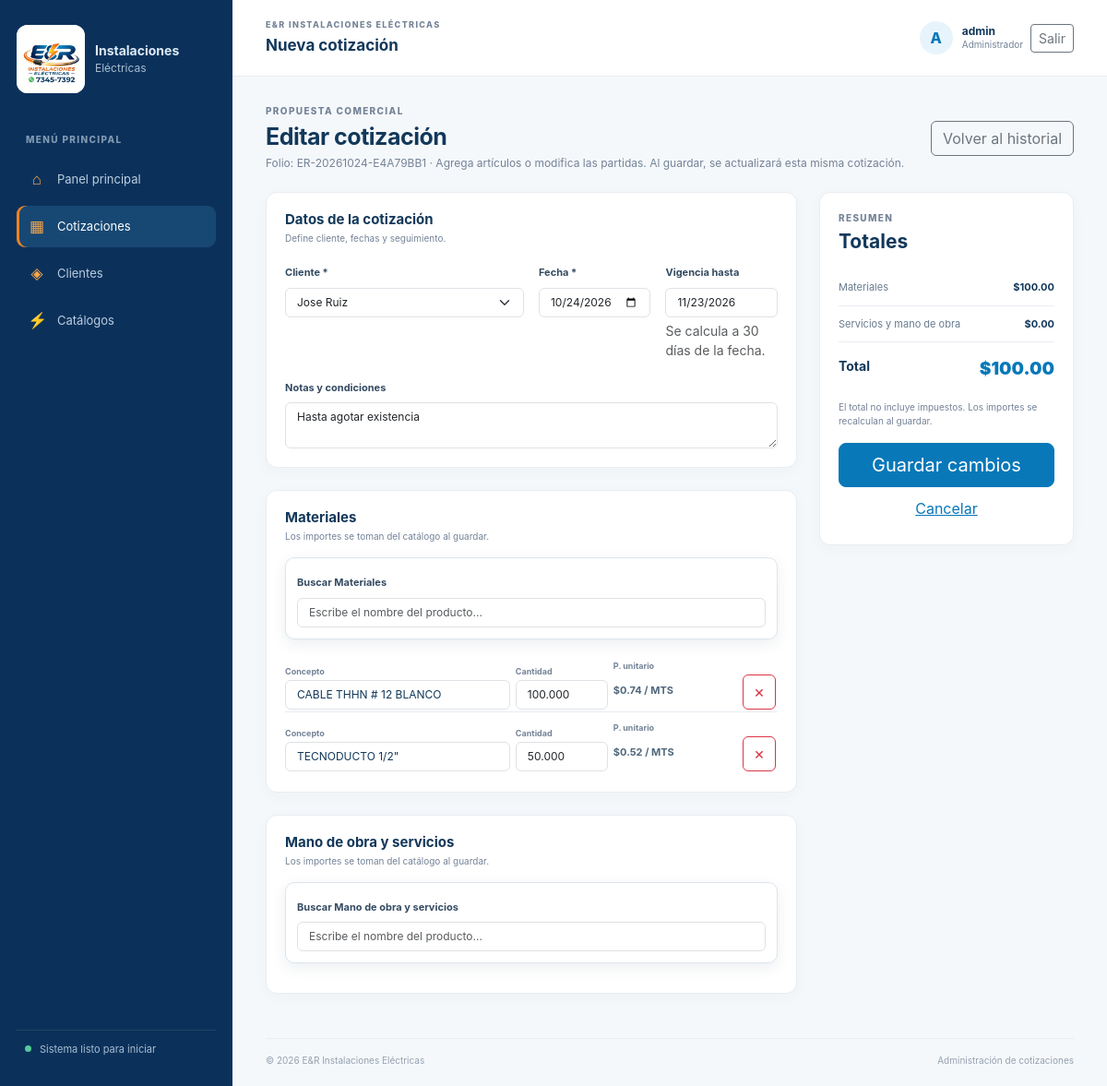
Screenshot of /quote_form.php?id=4 (signed in) with the database file from the repository.
### tables this page shows
CREATE TABLE `cotizaciones` (
  `id` bigint(20) UNSIGNED NOT NULL,
  `folio` varchar(40) NOT NULL,
  `cliente_id` bigint(20) UNSIGNED NOT NULL,
  `usuario_id` bigint(20) UNSIGNED NOT NULL,
  `fecha` date NOT NULL,
  `vigencia_hasta` date DEFAULT NULL,
  `estado` enum('borrador','enviada','aceptada','rechazada','vencida') NOT NULL DEFAULT 'borrador',
  `notas` text DEFAULT NULL,
  `creado_en` timestamp NOT NULL DEFAULT current_timestamp(),
  `actualizado_en` timestamp NOT NULL DEFAULT current_timestamp() ON UPDATE current_timestamp()
);

CREATE TABLE `clientes` (
  `id` bigint(20) UNSIGNED NOT NULL,
  `nombre` varchar(160) NOT NULL,
  `telefono` varchar(30) DEFAULT NULL,
  `correo` varchar(190) DEFAULT NULL,
  `direccion` varchar(500) DEFAULT NULL,
  `notas` text DEFAULT NULL,
  `creado_en` timestamp NOT NULL DEFAULT current_timestamp(),
  `actualizado_en` timestamp NOT NULL DEFAULT current_timestamp() ON UPDATE current_timestamp()
);

CREATE TABLE `cotizacion_materiales` (
  `id` bigint(20) UNSIGNED NOT NULL,
  `cotizacion_id` bigint(20) UNSIGNED NOT NULL,
  `material_id` bigint(20) UNSIGNED DEFAULT NULL,
  `nombre_snapshot` varchar(160) NOT NULL,
  `descripcion_snapshot` text DEFAULT NULL,
  `unidad_snapshot` varchar(40) NOT NULL,
  `cantidad` decimal(12,3) NOT NULL,
  `precio_unitario_snapshot` decimal(12,2) NOT NULL
);

### app/bootstrap.php (called while the page is built, shortened)
<?php
$config = require __DIR__ . '/../config/config.php';
date_default_timezone_set($config['timezone']);
function app_config(): array
{
    global $config;
    return $config;
}
function db(): PDO
{
    static $connection;
    if ($connection instanceof PDO) {
        return $connection;
    }
    $database = app_config()['database'];
    $dsn = sprintf(
        'mysql:host=%s;port=%d;dbname=%s;charset=%s',
        $database['host'],
        $database['port'],
        $database['name'],
        $database['charset']
    );
    $connection = new PDO($dsn, $database['username'], $database['password'], [
        PDO::ATTR_ERRMODE => PDO::ERRMODE_EXCEPTION,
        PDO::ATTR_DEFAULT_FETCH_MODE => PDO::FETCH_ASSOC,
        PDO::ATTR_EMULATE_PREPARES => false,
    ]);
    return $connection;
}
function e(string $value): string
{
    return htmlspecialchars($value, ENT_QUOTES | ENT_SUBSTITUTE, 'UTF-8');
}

### public/quote_form.php (the view, shortened to what this page needs)
<?php
require __DIR__ . '/../app/bootstrap.php';
$quoteId = filter_input(INPUT_GET, 'id', FILTER_VALIDATE_INT) ?: 0;
$quote = [
    'cliente_id' => '',
    'fecha' => date('Y-m-d'),
    'vigencia_hasta' => (new DateTimeImmutable('today'))->modify('+30 days')->format('Y-m-d'),
    'notas' => '',
];
$materialLines = [];
$serviceLines = [];
if ($quoteId > 0 && $_SERVER['REQUEST_METHOD'] !== 'POST') {
    $statement = db()->prepare('SELECT * FROM cotizaciones WHERE id = :id');
    $statement->execute(['id' => $quoteId]);
    $existingQuote = $statement->fetch();
    $quote = $existingQuote;
    $quoteDate = DateTime::createFromFormat('!Y-m-d', (string) $quote['fecha']);
    if ($quoteDate && $quoteDate->format('Y-m-d') === $quote['fecha']) {
        $quote['vigencia_hasta'] = $quoteDate->modify('+30 days')->format('Y-m-d');
    }
    $statement = db()->prepare('SELECT id, material_id AS item_id, nombre_snapshot, unidad_snapshot, cantidad, precio_unitario_snapshot FROM cotizacion_materiales WHERE cotizacion_id = :id ORDER BY id');
    $statement->execute(['id' => $quoteId]);
    $materialLines = $statement->fetchAll();
    $statement = db()->prepare('SELECT id, servicio_id AS item_id, nombre_snapshot, unidad_snapshot, cantidad, precio_unitario_snapshot FROM cotizacion_servicios WHERE cotizacion_id = :id ORDER BY id');
    $statement->execute(['id' => $quoteId]);
    $serviceLines = $statement->fetchAll();
}
$clients = db()->query('SELECT id, nombre FROM clientes ORDER BY nombre')->fetchAll();
$materials = db()->query('SELECT id, nombre, unidad, precio_unitario, activo FROM materiales ORDER BY nombre')->fetchAll();
$services = db()->query('SELECT id, nombre, unidad, precio_unitario, activo FROM servicios ORDER BY nombre')->fetchAll();
require __DIR__ . '/../app/views/header.php';
?>
<div class="page-heading">
    <div><div class="eyebrow">PROPUESTA COMERCIAL</div><h1><?= $quoteId > 0 ? 'Editar cotización' : 'Nueva cotización' ?></h1><p><?= $quoteId > 0 ? 'Folio: ' . e((string) $quote['folio']) . ' · Agrega artículos o modifica las partidas. Al guardar, se actualizará esta misma cotización.' : 'Agrega materiales y mano de obra en un mismo documento.' ?></p></div>
    <a class="btn btn-outline-secondary" href="quotes.php">Volver al historial</a>
</div>
<?php if ($clients === []): ?>
    <div class="alert alert-warning">Primero agrega un cliente para poder crear cotizaciones. <a href="clients.php">Ir a clientes</a></div>
<?php elseif ($materials === [] && $services === []): ?>
    <div class="alert alert-warning">Agrega materiales o servicios a los catálogos antes de crear una cotización. <a href="materials.php">Ir a materiales</a> · <a href="services.php">Ir a servicios</a></div>
<?php else: ?>
    <form method="post" id="quote-form">
        <div class="row g-4">
            <div class="col-12 col-xl-8">
                <section class="form-card mb-4">
                    <div class="card-heading"><div><h2>Datos de la cotización</h2><p>Define cliente, fechas y seguimiento.</p></div></div>
                    <div class="row g-3">
                        <div class="col-12 col-md-6"><label class="form-label" for="cliente_id">Cliente *</label>
                            <select class="form-select" id="cliente_id" name="cliente_id" required><option value="">Selecciona un cliente</option><?php foreach ($clients as $client): ?><option value="<?= (int) $client['id'] ?>" <?= (string) $quote['cliente_id'] === (string) $client['id'] ? 'selected' : '' ?>><?= e($client['nombre']) ?></option><?php endforeach; ?></select>
                        </div>
                        <div class="col-6 col-md-3"><label class="form-label" for="fecha">Fecha *</label><input class="form-control" id="fecha" name="fecha" type="date" required value="<?= e((string) $quote['fecha']) ?>"></div>
                        <div class="col-6 col-md-3"><label class="form-label" for="vigencia_hasta">Vigencia hasta</label><input class="form-control" id="vigencia_hasta" name="vigencia_hasta" type="date" value="<?= e((string) ($quote['vigencia_hasta'] ?? '')) ?>" readonly aria-describedby="vigencia-ayuda"><div id="vigencia-ayuda" class="form-text">Se calcula a 30 días de la fecha.</div></div>
                        <div class="col-12"><label class="form-label" for="notas">Notas y condiciones</label><textarea class="form-control" id="notas" name="notas" rows="2"><?= e((string) $quote['notas']) ?></textarea></div>
                    </div>
                </section>
                <?php foreach ([
                    ['kind' => 'material', 'title' => 'Materiales', 'lines' => $materialLines, 'items' => $materials, 'id_name' => 'material_id[]', 'qty_name' => 'material_qty[]', 'line_name' => 'material_line_id[]'],
                    ['kind' => 'service', 'title' => 'Mano de obra y servicios', 'lines' => $serviceLines, 'items' => $services, 'id_name' => 'service_id[]', 'qty_name' => 'service_qty[]', 'line_name' => 'service_line_id[]'],
                ] as $section): ?>
                    <section class="form-card mb-4 quote-lines" data-line-kind="<?= e($section['kind']) ?>">
                        <div class="card-heading">
                            <div><h2><?= e($section['title']) ?></h2><p>Los importes se toman del catálogo al guardar.</p></div>
                        </div>
                        <div class="line-item-select item-picker">
                            <label class="form-label" for="item-search-<?= e($section['kind']) ?>">Buscar <?= e($section['title']) ?></label>
                            <input id="item-search-<?= e($section['kind']) ?>" class="form-control item-search" type="search" placeholder="Escribe el nombre del producto..." aria-label="Buscar <?= e($section['title']) ?> por nombre" autocomplete="off" role="combobox" aria-autocomplete="list" aria-expanded="false">
                        </div>
                        <div class="line-list">
                            <?php foreach ($section['lines'] as $line): ?>
                                <div class="quote-line">
                                    <div class="line-item-select">
                                        <label class="form-label">Concepto</label>
                                        <div class="form-control line-item-name"><?= e((string) ($line['nombre_snapshot'] ?? '')) ?></div>
                                    </div>
                                    <div class="line-quantity"><label class="form-label">Cantidad</label><input class="form-control line-qty" name="<?= e($section['qty_name']) ?>" type="number" min="0.001" step="0.001" value="<?= e((string) ($line['cantidad'] ?? '1')) ?>"></div>
                                    <div class="line-price"><label class="form-label">P. unitario</label><div class="line-price-value">Se calcula al guardar</div></div>
                                    <div class="line-remove"><label class="form-label d-block">&nbsp;</label><button type="button" class="btn btn-outline-danger remove-line" aria-label="Quitar renglón">×</button></div>
                                </div>
                            <?php endforeach; ?>
                        </div>
                    </section>
                <?php endforeach; ?>
            </div>
            <div class="col-12 col-xl-4">
                <section class="form-card quote-total-card">
                    <div class="eyebrow">RESUMEN</div><h2>Totales</h2>
                    <div class="total-row"><span>Materiales</span><strong id="materials-total">$0.00</strong></div>
                    <div class="total-row"><span>Servicios y mano de obra</span><strong id="services-total">$0.00</strong></div>
                    <div class="total-row grand-total"><span>Total</span><strong id="grand-total">$0.00</strong></div>
                    <p class="total-note">El total no incluye impuestos. Los importes se recalculan al guardar.</p>
                    <button class="btn btn-primary btn-lg w-100 mt-3" type="submit"><?= $quoteId > 0 ? 'Guardar cambios' : 'Guardar cotización' ?></button>
                    <a class="btn btn-link w-100 mt-1" href="quotes.php">Cancelar</a>
                </section>
            </div>
        </div>
    </form>
<?php endif; ?>
<?php require __DIR__ . '/../app/views/footer.php'; ?>

### public/assets/css/styles.css (style rules this page uses)
:root { --navy: #0b315b; --blue: #0878b9; --blue-light: #e8f4fb; --orange: #f58220; --ink: #12385a; --muted: #748397; --line: #e8edf2; --surface: #ffffff; --page: #f5f8fb; --bs-primary: #0878b9; --bs-primary-rgb: 8, 120, 185; --bs-link-color: #0878b9; --bs-link-hover-color: #075f91; }
body { color: var(--ink); font-family: Inter, "Segoe UI", Arial, sans-serif; }
.app-body { min-height: 100vh; background: var(--page); }
.sidebar-label, .eyebrow { color: var(--muted); font-size: 10px; font-weight: 800; letter-spacing: 1.35px; }
.btn-primary { border-color: var(--blue); background-color: var(--blue); }
.page-heading { display: flex; align-items: center; justify-content: space-between; gap: 16px; margin-bottom: 22px; }
.page-heading h1 { margin: 5px 0; font-size: 25px; font-weight: 750; letter-spacing: -.5px; }
.page-heading p { margin: 0; color: var(--muted); font-size: 12px; }
.data-card, .form-card { padding: 20px; border: 1px solid var(--line); border-radius: 12px; background: var(--surface); box-shadow: 0 4px 16px #18334d08; }
.card-heading { display: flex; align-items: center; justify-content: space-between; gap: 14px; margin-bottom: 15px; }
.card-heading h2, .quote-total-card h2 { margin: 0; font-size: 15px; font-weight: 750; }
.card-heading p { margin: 4px 0 0; color: var(--muted); font-size: 10px; }
.form-card .form-label { color: #344b62; font-size: 11px; font-weight: 650; }
.form-card .form-control, .form-card .form-select { font-size: 12px; }
.quote-line { display: grid; grid-template-columns: minmax(180px, 1fr) 100px minmax(125px, .55fr) 38px; align-items: end; gap: 6px; padding: 2px 0; border-bottom: 1px solid var(--line); }
.quote-line:last-child { border-bottom: 0; }
.quote-line .form-label { margin-bottom: 1px; color: var(--muted); font-size: 9px; }
.line-item-select { position: relative; }
.item-picker { position: sticky; z-index: 30; top: 10px; margin-bottom: 12px; padding: 12px; border: 1px solid #dce5ee; border-radius: 10px; background: #fff; box-shadow: 0 5px 16px rgb(19 48 76 / 8%); }
.line-item-name { overflow: hidden; color: var(--ink); font-size: 12px; text-overflow: ellipsis; white-space: nowrap; }
.line-price-value { min-height: 38px; padding: 9px 0; color: #50677c; font-size: 11px; font-weight: 650; }
.line-remove .btn { width: 36px; height: 38px; padding: 0; font-size: 18px; }
.quote-total-card { position: sticky; top: 18px; }
.quote-total-card h2 { margin: 5px 0 18px; font-size: 21px; }
.total-row { display: flex; justify-content: space-between; gap: 10px; padding: 11px 0; border-bottom: 1px solid var(--line); color: #687b8f; font-size: 11px; }
.total-row strong { color: var(--ink); white-space: nowrap; }
.grand-total { margin-top: 4px; border-bottom: 0; color: var(--ink); font-size: 14px; font-weight: 750; }
.grand-total strong { color: var(--blue); font-size: 19px; }
.total-note { margin: 8px 0 0; color: var(--muted); font-size: 10px; line-height: 1.5; }

### rows the page displays
cotizaciones: folio "ER-20261024-E4A79BB1", cliente_id "Jose Ruiz", fecha "10/24/2026", vigencia_hasta "11/23/2026", notas "Hasta agotar existencia"
cotizacion_materiales: cantidad "100.000"
cotizacion_materiales: cantidad "50.000"

### other values shown
$pageTitle "Nueva cotización"
substr($userName, 0, 1) "A"
$userName "admin"
$userRole "Administrador"
$section['title'] "Materiales"
$section['title'] "Mano de obra y servicios"
